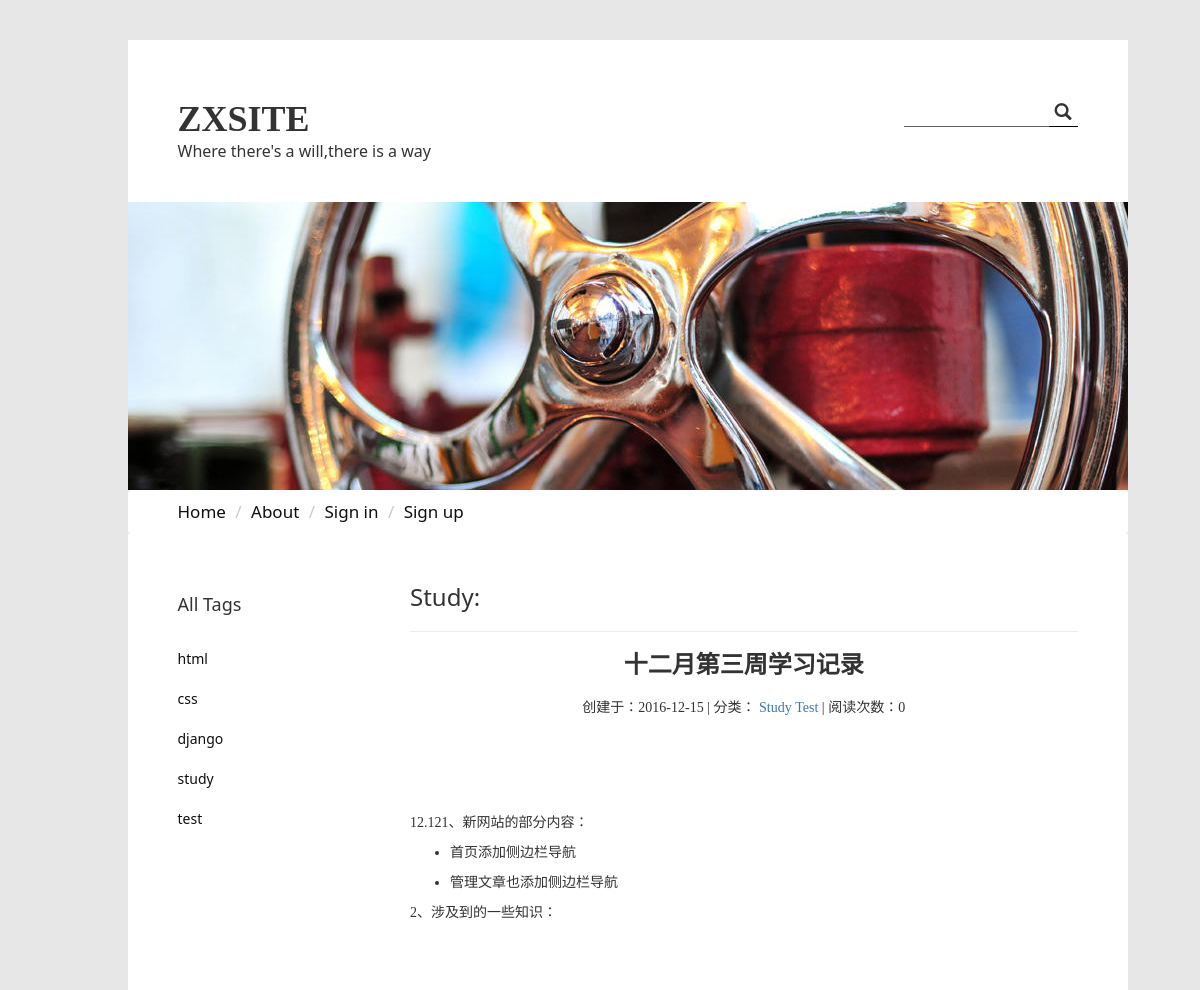
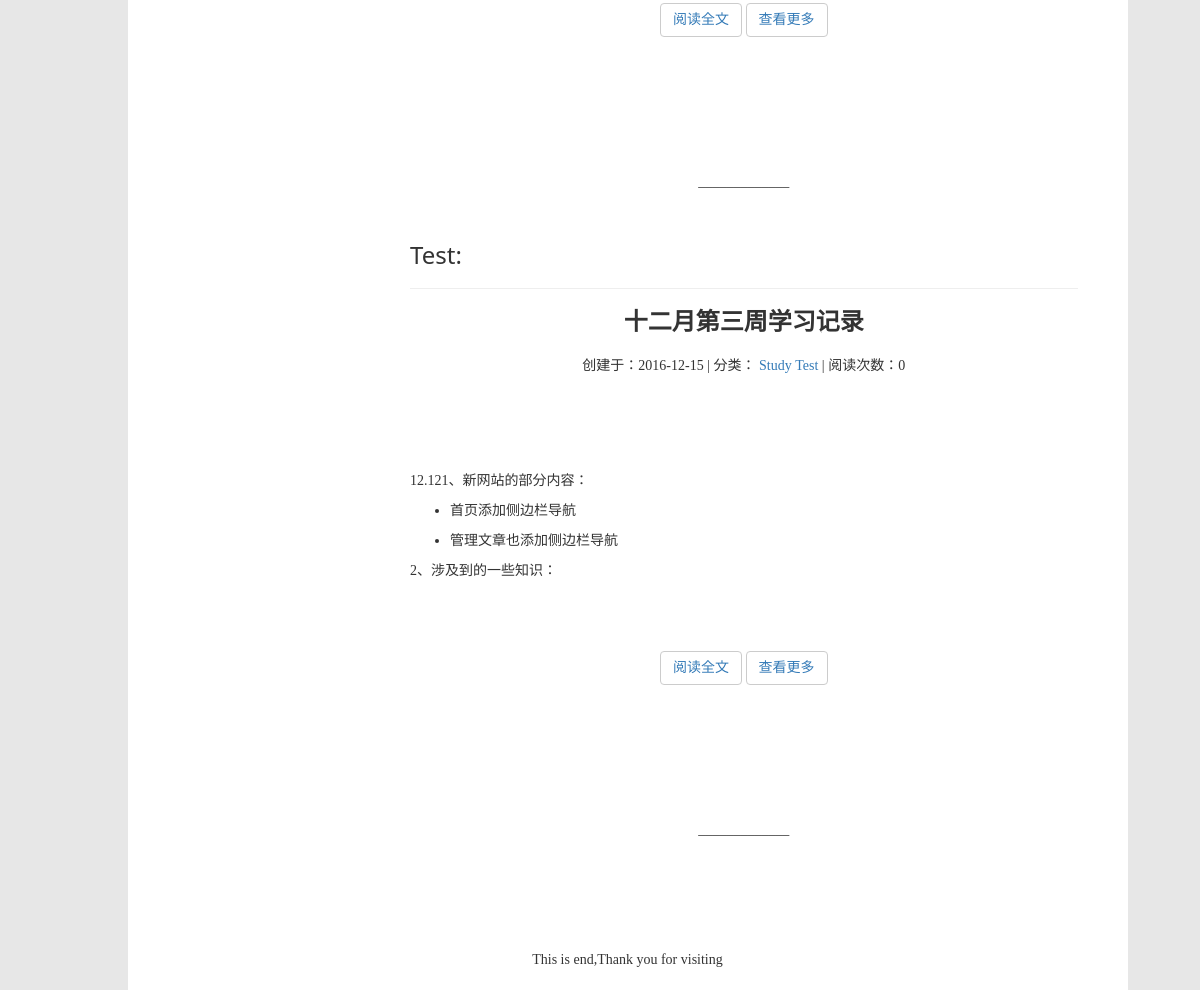
The app's page /indexbytag/ with its own data (2 pictures, top to bottom).
### zxsite/models.py (models this page shows, shortened)
class Tag(models.Model):
    name = models.CharField(verbose_name='标签名',max_length=20)
    TAG_STATUS = (
        ('L','LIVE'),
        ('D','DEAD')
    )
    status = models.CharField(max_length=5,choices=TAG_STATUS)
    created_time = models.DateTimeField('创建时间', auto_now_add=True)
    related_articles = models.PositiveIntegerField('相关文章数')
    def __str__(self):
        return self.name
    class meta:
        ordering = ['-related_articles']

class Article(models.Model):
    author = models.ForeignKey('Bloger', verbose_name='作者')
    tags = models.ManyToManyField('Tag', verbose_name='标签')
    title = models.CharField('标题', max_length=50)
    content = models.TextField('正文')
    abstract = models.TextField('摘要',null=True,blank=True)
    ARTICLE_STATUS = (
        ('P', 'PUBLIC'),
        ('E', 'EDITING'),
        ('D', 'DELETED'),
        ('C', 'DELETE-COMPELETLY')
    )
    status = models.CharField('文章状态', max_length=1, choices=ARTICLE_STATUS)
    created_time = models.DateTimeField('创建时间', auto_now_add=True)
    lasted_modified_time = models.DateTimeField('最新修改时间', auto_now=True)
    views = models.PositiveIntegerField('浏览数', default=0)
    likes = models.PositiveIntegerField('点赞数', default=0)
    topped = models.BooleanField('是否置顶', default=False)
    class meta:
        ordering = ['-lasted_modified_time']

### zxsite/views.py (the view)
# urls.py: url(r'^indexbytag/$',views.indexbytag,name='indexbutag'),
def indexbytag(request):
    tags = Tag.objects.all().order_by('created_time')
    content = {
        'tags':tags
    }
    return render(request,'zxsite/indexbytag.html',content)

### zxsite/templates/zxsite/indexbytag.html
{% extends 'zxsite/subbase1.html' %}
{% block indexbytag %}
    {% load static %}
    <link rel="stylesheet" href="{% static 'zxsite/css/simple-sidebar.css' %}">
    <div class="row">
        <div class="col-md-3">
            <ul class="sidebar-nav" style="margin-left: -20px;margin-top: 10px">
                <li class="sidebar-brand">
                    All Tags
                </li>
                {% for tag in tags %}
                    <li><a href="/tags/{{ tag.id }}">{{ tag.name }}</a></li>
                {% endfor %}
            </ul>
        </div>
        <div class="col-md-9">
            {% for tag in tags %}
                {% if tag.article_set.count > 0 %}
                    <h3 class="text-capitalize">{{ tag.name }}:</h3>
                    <hr>
                    <div style="" class="self-atc-div">
                    <h3 style="">{{ tag.article_set.all.0.title }}</h3>
                    <div style="">
                        <p style="">创建于：{{ tag.article_set.all.0.created_time|date:'Y-m-d' }}</p>
                        |
                        分类：
                        {% for tag in tag.article_set.all.0.tags.all %}
                        <p class="text-capitalize"><a href="">{{ tag }}</a></p>
                        {% endfor %}
                        |
                        <p>阅读次数：{{tag.article_set.all.0.views }}</p>
                    </div>
                    <p class="text-justify self-atc-div-p">{{ tag.article_set.all.0.abstract | safe }}</p>
                    <div class="center-block" >
                        <button class="btn btn-default" >
                        <a href="/article/{{ article.id }}">阅读全文</a>
                        </button>
                        <button class="btn btn-default">
                            <a href="/tags/{{ tag.id }}">查看更多</a>
                        </button>
                    </div>
                    <footer>_____________</footer>
                </div>
                {% endif %}
            {% endfor %}
        </div>
    </div>
{% endblock %}

### zxsite/static/zxsite/css/selfdefine.css (style rules this page uses)
body { margin: 0; padding: 0; }
.self-atc-div { font-family: 微软雅黑; }
.self-atc-div h3 { text-align:center; font-weight: bold; }
.self-atc-div div { text-align: center; margin-bottom: 85px; margin-top: 20px }
.self-atc-div div p { display: inline-block; }
.self-atc-div button { margin-bottom: 50px; margin-top: 50px }
.self-atc-div footer { text-align: center; margin-bottom: 50px }
.self-atc-div-p { margin-bottom: 80px; font-size: 15px }

### zxsite/static/zxsite/css/simple-sidebar.css (style rules this page uses)
body { overflow-x: hidden; }
.sidebar-nav { position: absolute; top: 0; width: 250px; margin: 0; padding: 0; list-style: none; }
.sidebar-nav li { text-indent: 20px; line-height: 40px; }
.sidebar-nav li a { display: block; text-decoration: none; color: #0f0f0f; font-family: "Segoe UI"; }
.sidebar-nav > .sidebar-brand { height: 65px; font-size: 18px; line-height: 60px; }

### records on screen
Tag: name "html"
Tag: name "css"
Tag: name "django"
Tag: name "study", name "Study", article_set.all.0 "十二月第三周学习记录", article_set.all.0.created_time "2016-12-15", article_set.all.0.views "0", article_set.all.0.abstract "12.121、新网站的部分内容： 首页添加侧边栏导航 管理文章也添加侧边栏导航 2、涉及到的一些知识："
Tag: name "test", name "Test", article_set.all.0 "十二月第三周学习记录", article_set.all.0.created_time "2016-12-15", article_set.all.0.views "0", article_set.all.0.abstract "12.121、新网站的部分内容： 首页添加侧边栏导航 管理文章也添加侧边栏导航 2、涉及到的一些知识："
